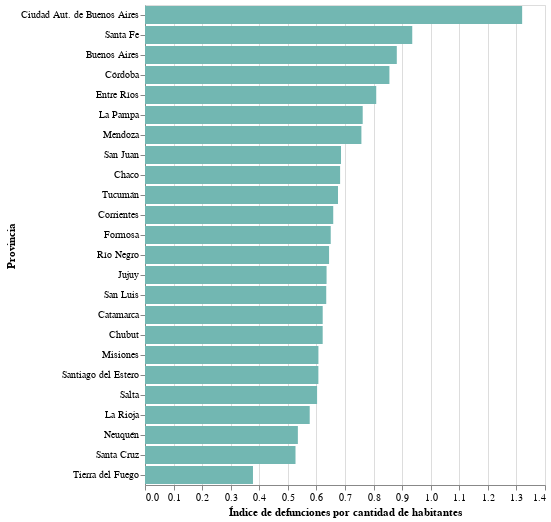

The notebook cell this image was saved under:
### Code cell
#2010
df_byprov5 = df_byprov4.loc[df_byprov4['AÑO'] == 2010]

alt.Chart(df_byprov5).mark_bar(color='#72b7b2').encode(
    x=alt.X('RATIO:Q', 
          title='Índice de defunciones por cantidad de habitantes'),
    y=alt.Y('Provincia:N', 
          title='Provincia', 
          axis=alt.Axis(labelAngle=0),
          sort='-x')
)

### Figure 1 — Vega-Lite specification as saved in the notebook (floating-point values rounded to 4 significant figures)
{"config": {"view": {"continuousWidth": 400, "continuousHeight": 300}}, "data": {"name": "data-5da0ec22ddbd7b07940b5203d41b49b0"}, "mark": {"type": "bar", "color": "#72b7b2"}, "encoding": {"x": {"type": "quantitative", "field": "RATIO", "title": "Índice de defunciones por cantidad de habitantes"}, "y": {"type": "nominal", "axis": {"labelAngle": 0}, "field": "Provincia", "sort": "-x", "title": "Provincia"}}, "$schema": "https://vega.github.io/schema/vega-lite/v4.8.1.json", "datasets": {"data-5da0ec22ddbd7b07940b5203d41b49b0": [{"AÑO": 2010, "CUENTA": 33111, "Provincia": "Ciudad Aut. de Buenos Aires", "POBLACION": 2508000.0, "RATIO": 1.32}, {"AÑO": 2010, "CUENTA": 129403, "Provincia": "Buenos Aires", "POBLACION": 14680000.0, "RATIO": 0.8813}, {"AÑO": 2010, "CUENTA": 2278, "Provincia": "Catamarca", "POBLACION": 366300.0, "RATIO": 0.622}, {"AÑO": 2010, "CUENTA": 27874, "Provincia": "Córdoba", "POBLACION": 3258000.0, "RATIO": 0.8555}, {"AÑO": 2010, "CUENTA": 6489, "Provincia": "Corrientes", "POBLACION": 984900.0, "RATIO": 0.6588}, {"AÑO": 2010, "CUENTA": 7162, "Provincia": "Chaco", "POBLACION": 1049000.0, "RATIO": 0.6829}, {"AÑO": 2010, "CUENTA": 2972, "Provincia": "Chubut", "POBLACION": 477900.0, "RATIO": 0.6219}, {"AÑO": 2010, "CUENTA": 9919, "Provincia": "Entre Ríos", "POBLACION": 1226000.0, "RATIO": 0.8093}, {"AÑO": 2010, "CUENTA": 3309, "Provincia": "Formosa", "POBLACION": 509000.0, "RATIO": 0.65}, {"AÑO": 2010, "CUENTA": 4091, "Provincia": "Jujuy", "POBLACION": 643700.0, "RATIO": 0.6355}, {"AÑO": 2010, "CUENTA": 2404, "Provincia": "La Pampa", "POBLACION": 315500.0, "RATIO": 0.762}, {"AÑO": 2010, "CUENTA": 1905, "Provincia": "La Rioja", "POBLACION": 330400.0, "RATIO": 0.5765}, {"AÑO": 2010, "CUENTA": 12674, "Provincia": "Mendoza", "POBLACION": 1673000.0, "RATIO": 0.7574}, {"AÑO": 2010, "CUENTA": 6419, "Provincia": "Misiones", "POBLACION": 1058000.0, "RATIO": 0.607}, {"AÑO": 2010, "CUENTA": 2764, "Provincia": "Neuquén", "POBLACION": 516600.0, "RATIO": 0.535}, {"AÑO": 2010, "CUENTA": 3810, "Provincia": "Río Negro", "POBLACION": 591400.0, "RATIO": 0.6442}, {"AÑO": 2010, "CUENTA": 7145, "Provincia": "Salta", "POBLACION": 1186000.0, "RATIO": 0.6023}, {"AÑO": 2010, "CUENTA": 4631, "Provincia": "San Juan", "POBLACION": 675000.0, "RATIO": 0.686}, {"AÑO": 2010, "CUENTA": 2707, "Provincia": "San Luis", "POBLACION": 426800.0, "RATIO": 0.6343}, {"AÑO": 2010, "CUENTA": 1306, "Provincia": "Santa Cruz", "POBLACION": 247900.0, "RATIO": 0.5268}, {"AÑO": 2010, "CUENTA": 29531, "Provincia": "Santa Fe", "POBLACION": 3157000.0, "RATIO": 0.9354}, {"AÑO": 2010, "CUENTA": 5286, "Provincia": "Santiago del Estero", "POBLACION": 871100.0, "RATIO": 0.6068}, {"AÑO": 2010, "CUENTA": 9727, "Provincia": "Tucumán", "POBLACION": 1440000.0, "RATIO": 0.6755}, {"AÑO": 2010, "CUENTA": 438, "Provincia": "Tierra del Fuego", "POBLACION": 115900.0, "RATIO": 0.3779}]}}
